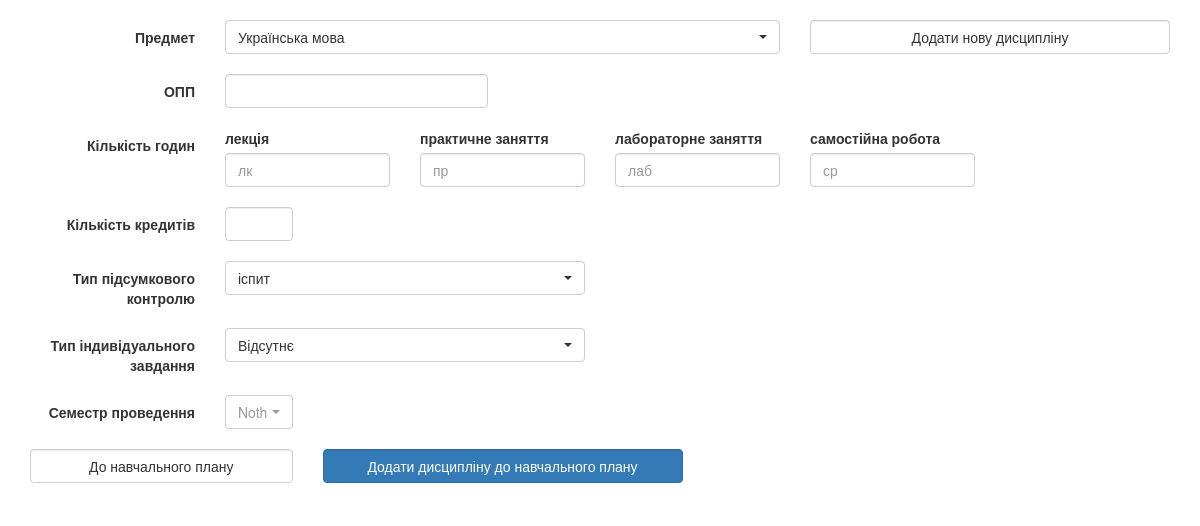
Page /plans.add_predmet_to_plan.php on the committed database.
### tables this page shows
CREATE TABLE IF NOT EXISTS `predm` (
  `predm1` int(11) NOT NULL AUTO_INCREMENT,
  `predm2r` char(100) DEFAULT NULL,
  `predm2u` char(100) NOT NULL,
  `predm2e` char(100) DEFAULT NULL,
  `predm3r` char(30) DEFAULT NULL,
  `predm3u` char(30) NOT NULL,
  `predm3e` char(30) DEFAULT NULL,
  PRIMARY KEY (`predm1`)
);

CREATE TABLE IF NOT EXISTS `vidzan` (
  `vidzan1` int(11) NOT NULL AUTO_INCREMENT,
  `vidzan2r` char(30) DEFAULT NULL,
  `vidzan2u` char(30) NOT NULL,
  `vidzan2e` char(30) DEFAULT NULL,
  `vidzan3r` char(10) DEFAULT NULL,
  `vidzan3u` char(10) NOT NULL,
  `vidzan3e` char(10) DEFAULT NULL,
  `name` char(30) NOT NULL,
  PRIMARY KEY (`vidzan1`)
);

CREATE TABLE IF NOT EXISTS `vidkont` (
  `id_vida_kontrolya` int(11) NOT NULL,
  `ua_nazva_kontrolya` char(30) NOT NULL,
  `ua_krat_nazva_kontrolya` char(10) NOT NULL,
  PRIMARY KEY (`id_vida_kontrolya`)
);

CREATE TABLE IF NOT EXISTS `indzad` (
  `id_individ_zad` int(11) NOT NULL,
  `nazv_ind_zad` char(60) DEFAULT NULL,
  `kratkoe_nazv_ind_zad` char(10) DEFAULT NULL,
  PRIMARY KEY (`id_individ_zad`)
);

### plans.functions.php (the view, shortened to what this page needs)
<?php
function opt_pred($link){
  if ($result = $link->query("SELECT * FROM PREDM")) {
        while($row = $result->fetch_assoc()){
          $num =$row['predm1'];
        echo"<option value=\"$num\">" .$row['predm2u'].  "</option>";
      }
    }
}
function show_formy_zanyatiy($link){
  if ($result = $link->query("SELECT * FROM VIDZAN")) {
        while($row = $result->fetch_assoc()){
          $shrt = $row['vidzan3u'];
          $fl = $row['vidzan2u'];
          $name = $row['name'];
          echo "<div class=col-sm-2>
                        <label> $fl </label>
                        <input class='form-control' type='text'  name='$name' placeholder='$shrt'>
          </div>";
      }
    }
}
function opt_kontrol_zan ($link)
{
  if ($result = $link->query("SELECT * FROM VIDKONT")) {
        while($row = $result->fetch_assoc()){
          $num =$row['id_vida_kontrolya'];
        echo"<option value=\"$num\">" .$row['ua_nazva_kontrolya'].  "</option>";
      }
    }
}
function opt_ind_zad ($link)
{
  if ($result = $link->query("SELECT * FROM INDZAD")) {
        while($row = $result->fetch_assoc()){
          $num =$row['id_individ_zad'];
        echo"<option value=\"$num\">" .$row['nazv_ind_zad'].  "</option>";
      }
    }
}
?>

### rows in the picture
predm: predm2u "Українська мова"
vidzan: vidzan2u "лекція", lection "лк"
vidzan: vidzan2u "практичне заняття", prac "пр"
vidzan: vidzan2u "лабораторне заняття", labs "лаб"
vidzan: vidzan2u "самостійна робота", samost "ср"
vidkont: ua_nazva_kontrolya "іспит"
indzad: nazv_ind_zad "Відсутнє"
